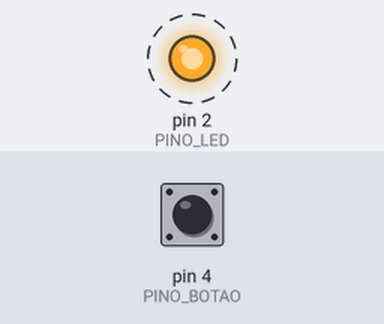
This sketch was run on a simulated Arduino Uno, built with avr-gcc and run on an emulated ATmega328P. Parts: output pins drawn as LEDs (lit = HIGH). Dashed ring = blinking. Inputs (shaded band) come from the test bench; at power-on: pin 4 (PINO_BOTAO) LOW.

Above: at 1.25 s.
1.3 s: pin 4 (PINO_BOTAO) pulled HIGH for 3.2 s
At 1.7 s:
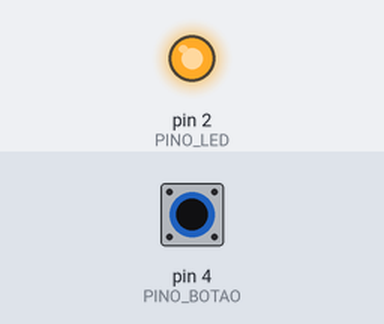
At 3.2 s:
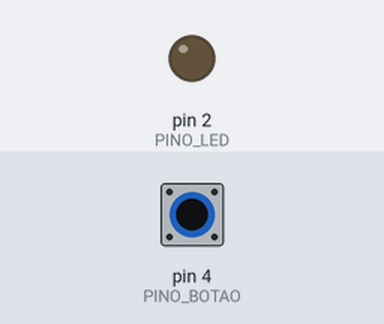
Timing chart, 0 to 12.0 s (numbered marks = the images above; inputs shaded):
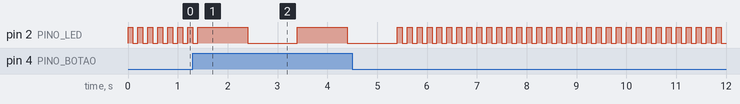

The sketch:

controla_velocidade.ino
```cpp
uint8_t PINO_BOTAO = 4;
uint8_t PINO_LED = 2;

void setup() {
  pinMode(PINO_BOTAO, INPUT);
  pinMode(PINO_LED, OUTPUT);
}

void loop() {
  uint16_t tempo_de_espera = digitalRead(PINO_BOTAO) * 900 + 100;

  digitalWrite(PINO_LED, HIGH);
  delay(tempo_de_espera);
  digitalWrite(PINO_LED, LOW);
  delay(tempo_de_espera);
}
```
